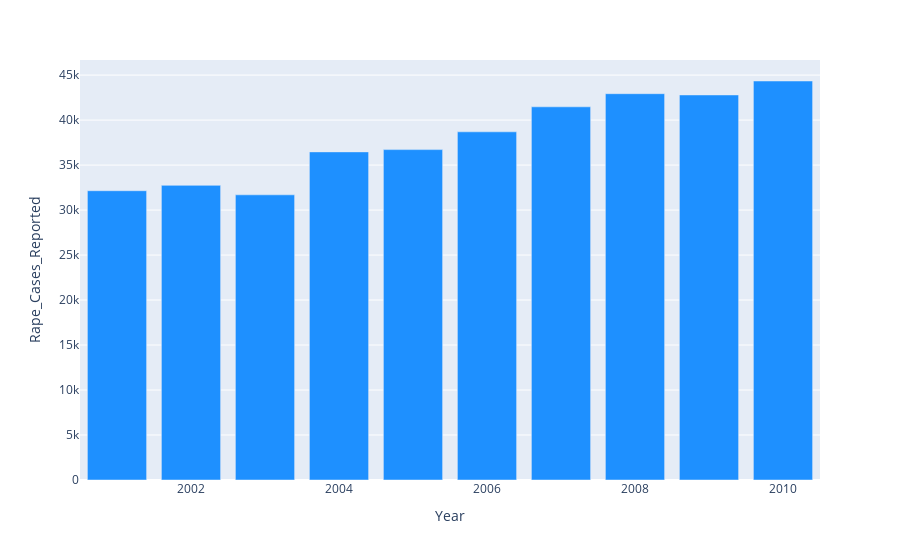

This figure's notebook cell:
### Code cell
fig = px.bar(yearwise,x = 'Year',y='Rape_Cases_Reported',color_discrete_sequence=['dodgerblue'])
fig.show()

### Figure 1 — Plotly figure (JSON) as saved in the notebook; plotly's stock layout.template omitted (floating-point values rounded to 4 significant figures)
{"data": [{"alignmentgroup": "True", "hovertemplate": "Year=%{x}<br>Rape_Cases_Reported=%{y}<extra></extra>", "legendgroup": "", "marker": {"color": "dodgerblue"}, "name": "", "offsetgroup": "", "orientation": "v", "showlegend": false, "textposition": "auto", "type": "bar", "x": [2001, 2002, 2003, 2004, 2005, 2006, 2007, 2008, 2009, 2010], "xaxis": "x", "y": [32150, 32746, 31694, 36466, 36718, 38696, 41474, 42934, 42794, 44344], "yaxis": "y"}], "layout": {"barmode": "relative", "legend": {"tracegroupgap": 0}, "margin": {"t": 60}, "xaxis": {"anchor": "y", "domain": [0, 1], "title": {"text": "Year"}}, "yaxis": {"anchor": "x", "domain": [0, 1], "title": {"text": "Rape_Cases_Reported"}}}}
